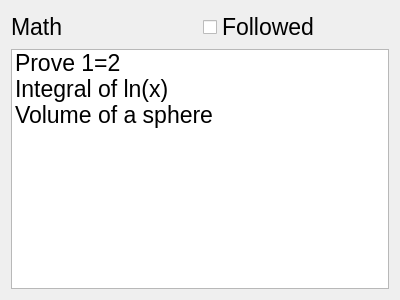
<?xml version="1.0" encoding="UTF-8"?>
<ui version="4.0">
 <class>communitiesTab</class>
 <widget class="QDialog" name="communitiesTab">
  <property name="geometry">
   <rect>
    <x>0</x>
    <y>0</y>
    <width>400</width>
    <height>300</height>
   </rect>
  </property>
  <property name="windowTitle">
   <string>Communities</string>
  </property>
  <layout class="QVBoxLayout" name="verticalLayout">
   <item>
    <layout class="QHBoxLayout" name="horizontalLayout_5">
     <item>
      <widget class="QLabel" name="label">
       <property name="font">
        <font>
         <pointsize>17</pointsize>
        </font>
       </property>
       <property name="text">
        <string>Math</string>
       </property>
      </widget>
     </item>
     <item>
      <widget class="QCheckBox" name="checkBox">
       <property name="font">
        <font>
         <pointsize>17</pointsize>
        </font>
       </property>
       <property name="text">
        <string>Followed</string>
       </property>
      </widget>
     </item>
    </layout>
   </item>
   <item>
    <widget class="QListWidget" name="listWidget">
     <property name="palette">
      <palette>
       <active>
        <colorrole role="Highlight">
         <brush brushstyle="SolidPattern">
          <color alpha="255">
           <red>146</red>
           <green>194</green>
           <blue>242</blue>
          </color>
         </brush>
        </colorrole>
        <colorrole role="HighlightedText">
         <brush brushstyle="SolidPattern">
          <color alpha="255">
           <red>0</red>
           <green>0</green>
           <blue>0</blue>
          </color>
         </brush>
        </colorrole>
       </active>
       <inactive>
        <colorrole role="Highlight">
         <brush brushstyle="SolidPattern">
          <color alpha="255">
           <red>146</red>
           <green>194</green>
           <blue>242</blue>
          </color>
         </brush>
        </colorrole>
        <colorrole role="HighlightedText">
         <brush brushstyle="SolidPattern">
          <color alpha="255">
           <red>0</red>
           <green>0</green>
           <blue>0</blue>
          </color>
         </brush>
        </colorrole>
       </inactive>
       <disabled>
        <colorrole role="HighlightedText">
         <brush brushstyle="SolidPattern">
          <color alpha="255">
           <red>0</red>
           <green>0</green>
           <blue>0</blue>
          </color>
         </brush>
        </colorrole>
       </disabled>
      </palette>
     </property>
     <property name="font">
      <font>
       <pointsize>17</pointsize>
      </font>
     </property>
     <item>
      <property name="text">
       <string>Prove 1=2</string>
      </property>
     </item>
     <item>
      <property name="text">
       <string>Integral of ln(x)</string>
      </property>
     </item>
     <item>
      <property name="text">
       <string>Volume of a sphere</string>
      </property>
     </item>
    </widget>
   </item>
  </layout>
 </widget>
 <resources/>
 <connections/>
</ui>
